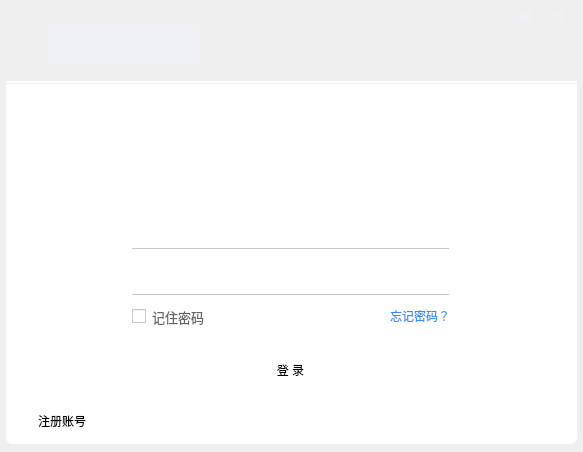
<?xml version="1.0" encoding="UTF-8"?>
<ui version="4.0">
 <class>TcpClient</class>
 <widget class="QDialog" name="TcpClient">
  <property name="geometry">
   <rect>
    <x>0</x>
    <y>0</y>
    <width>583</width>
    <height>452</height>
   </rect>
  </property>
  <property name="windowTitle">
   <string>登录</string>
  </property>
  <widget class="QFrame" name="centralFrame">
   <property name="geometry">
    <rect>
     <x>6</x>
     <y>81</y>
     <width>571</width>
     <height>363</height>
    </rect>
   </property>
   <property name="styleSheet">
    <string notr="true">border-bottom-left-radius:6px;
border-bottom-right-radius:6px;
background-color: rgb(255, 255, 255);</string>
   </property>
   <widget class="QPushButton" name="sendBtn">
    <property name="geometry">
     <rect>
      <x>126</x>
      <y>268</y>
      <width>317</width>
      <height>41</height>
     </rect>
    </property>
    <property name="styleSheet">
     <string notr="true"/>
    </property>
    <property name="text">
     <string>登 录</string>
    </property>
   </widget>
   <widget class="QCheckBox" name="Rem_Passwd">
    <property name="geometry">
     <rect>
      <x>126</x>
      <y>227</y>
      <width>100</width>
      <height>17</height>
     </rect>
    </property>
    <property name="styleSheet">
     <string notr="true">color: rgb(102,102,102);
font: 10pt </string>
    </property>
    <property name="text">
     <string>记住密码</string>
    </property>
   </widget>
   <widget class="QWidget" name="widget_3" native="true">
    <property name="geometry">
     <rect>
      <x>230</x>
      <y>18</y>
      <width>112</width>
      <height>112</height>
     </rect>
    </property>
    <property name="styleSheet">
     <string notr="true">image: url(:/new/login/pictures/login_headimage.png);</string>
    </property>
   </widget>
   <widget class="QLineEdit" name="userLineEdit">
    <property name="geometry">
     <rect>
      <x>167</x>
      <y>145</y>
      <width>200</width>
      <height>17</height>
     </rect>
    </property>
    <property name="contextMenuPolicy">
     <enum>Qt::DefaultContextMenu</enum>
    </property>
    <property name="styleSheet">
     <string notr="true">border-width:0px;
border-style:outset;</string>
    </property>
    <property name="text">
     <string/>
    </property>
    <property name="dragEnabled">
     <bool>false</bool>
    </property>
    <property name="clearButtonEnabled">
     <bool>false</bool>
    </property>
   </widget>
   <widget class="QLabel" name="label">
    <property name="geometry">
     <rect>
      <x>127</x>
      <y>144</y>
      <width>15</width>
      <height>17</height>
     </rect>
    </property>
    <property name="styleSheet">
     <string notr="true">image: url(:/new/login/pictures/login_account.png);</string>
    </property>
    <property name="text">
     <string/>
    </property>
   </widget>
   <widget class="QLabel" name="label_3">
    <property name="geometry">
     <rect>
      <x>127</x>
      <y>189</y>
      <width>15</width>
      <height>18</height>
     </rect>
    </property>
    <property name="styleSheet">
     <string notr="true">image: url(:/new/login/pictures/login_password.png);</string>
    </property>
    <property name="text">
     <string/>
    </property>
   </widget>
   <widget class="QFrame" name="frame_2">
    <property name="geometry">
     <rect>
      <x>126</x>
      <y>167</y>
      <width>317</width>
      <height>1</height>
     </rect>
    </property>
    <property name="styleSheet">
     <string notr="true">color: rgb(199, 197, 198);
border:1px solid rgb(199, 197, 198);</string>
    </property>
    <property name="frameShape">
     <enum>QFrame::HLine</enum>
    </property>
    <property name="frameShadow">
     <enum>QFrame::Plain</enum>
    </property>
    <property name="lineWidth">
     <number>1</number>
    </property>
    <property name="midLineWidth">
     <number>1</number>
    </property>
   </widget>
   <widget class="QLineEdit" name="passwardLineEdit">
    <property name="geometry">
     <rect>
      <x>167</x>
      <y>189</y>
      <width>200</width>
      <height>18</height>
     </rect>
    </property>
    <property name="styleSheet">
     <string notr="true">border-width:0px;
border-style:outset;</string>
    </property>
   </widget>
   <widget class="QFrame" name="frame">
    <property name="geometry">
     <rect>
      <x>126</x>
      <y>213</y>
      <width>317</width>
      <height>1</height>
     </rect>
    </property>
    <property name="styleSheet">
     <string notr="true">color: rgb(199, 197, 198);
border:1px solid rgb(199, 197, 198);</string>
    </property>
    <property name="frameShape">
     <enum>QFrame::HLine</enum>
    </property>
    <property name="frameShadow">
     <enum>QFrame::Plain</enum>
    </property>
   </widget>
   <widget class="QPushButton" name="signBtn">
    <property name="geometry">
     <rect>
      <x>21</x>
      <y>325</y>
      <width>70</width>
      <height>30</height>
     </rect>
    </property>
    <property name="focusPolicy">
     <enum>Qt::StrongFocus</enum>
    </property>
    <property name="styleSheet">
     <string notr="true"/>
    </property>
    <property name="text">
     <string>注册账号</string>
    </property>
    <property name="flat">
     <bool>true</bool>
    </property>
   </widget>
   <widget class="QPushButton" name="forgetBtn">
    <property name="geometry">
     <rect>
      <x>364</x>
      <y>225</y>
      <width>100</width>
      <height>20</height>
     </rect>
    </property>
    <property name="styleSheet">
     <string notr="true">border:0px;color:rgb(57,140,255);</string>
    </property>
    <property name="text">
     <string>忘记密码？</string>
    </property>
    <property name="flat">
     <bool>true</bool>
    </property>
   </widget>
   <widget class="QPushButton" name="pushButton">
    <property name="geometry">
     <rect>
      <x>427</x>
      <y>149</y>
      <width>16</width>
      <height>8</height>
     </rect>
    </property>
    <property name="focusPolicy">
     <enum>Qt::NoFocus</enum>
    </property>
    <property name="styleSheet">
     <string notr="true">background-image: url(:/new/login/pictures/login_accounts_management.png);
border:0px;</string>
    </property>
    <property name="text">
     <string/>
    </property>
    <property name="flat">
     <bool>true</bool>
    </property>
   </widget>
   <widget class="QPushButton" name="clearBtn">
    <property name="geometry">
     <rect>
      <x>428</x>
      <y>192</y>
      <width>12</width>
      <height>15</height>
     </rect>
    </property>
    <property name="focusPolicy">
     <enum>Qt::NoFocus</enum>
    </property>
    <property name="styleSheet">
     <string notr="true">image: url(:/new/login/pictures/login_clear_password.png);
</string>
    </property>
    <property name="text">
     <string/>
    </property>
    <property name="flat">
     <bool>true</bool>
    </property>
   </widget>
  </widget>
  <widget class="QWidget" name="widget" native="true">
   <property name="geometry">
    <rect>
     <x>4</x>
     <y>5</y>
     <width>575</width>
     <height>79</height>
    </rect>
   </property>
   <property name="mouseTracking">
    <bool>true</bool>
   </property>
   <property name="tabletTracking">
    <bool>false</bool>
   </property>
   <property name="focusPolicy">
    <enum>Qt::NoFocus</enum>
   </property>
   <property name="styleSheet">
    <string notr="true">border-image: url(:/new/login/pictures/login_background.png);
border-bottom:1px solid rgb(238,240,245)</string>
   </property>
   <widget class="QLabel" name="label_7">
    <property name="geometry">
     <rect>
      <x>43</x>
      <y>20</y>
      <width>153</width>
      <height>39</height>
     </rect>
    </property>
    <property name="styleSheet">
     <string notr="true">border-image: url(:/new/login/pictures/login_main_logo.png);
background-color: rgb(238, 240, 245);
</string>
    </property>
    <property name="text">
     <string/>
    </property>
   </widget>
   <widget class="QPushButton" name="minBtn">
    <property name="geometry">
     <rect>
      <x>515</x>
      <y>7</y>
      <width>13</width>
      <height>10</height>
     </rect>
    </property>
    <property name="focusPolicy">
     <enum>Qt::NoFocus</enum>
    </property>
    <property name="styleSheet">
     <string notr="true">border-image: url(:/new/mainwindow/pictures/min_button.png);
background-color: rgb(238, 240, 245);
border:0px</string>
    </property>
    <property name="text">
     <string/>
    </property>
    <property name="flat">
     <bool>true</bool>
    </property>
   </widget>
   <widget class="QPushButton" name="closeBtn">
    <property name="geometry">
     <rect>
      <x>549</x>
      <y>6</y>
      <width>11</width>
      <height>11</height>
     </rect>
    </property>
    <property name="focusPolicy">
     <enum>Qt::NoFocus</enum>
    </property>
    <property name="styleSheet">
     <string notr="true">border-image: url(:/new/mainwindow/pictures/exit_button.png);
background-color: rgb(238, 240, 245);
border:0px;</string>
    </property>
    <property name="text">
     <string/>
    </property>
    <property name="flat">
     <bool>true</bool>
    </property>
   </widget>
  </widget>
 </widget>
 <layoutdefault spacing="6" margin="11"/>
 <resources/>
 <connections/>
</ui>
